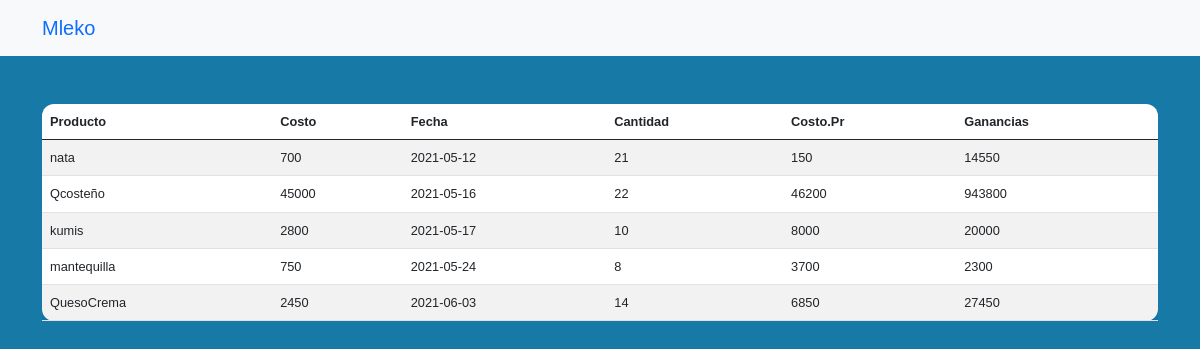
The page /T_ganacias.php on the database its author committed.
### tables this page shows
CREATE TABLE `cosproducto` (
  `id` int(200) NOT NULL,
  `Nombre` varchar(20) NOT NULL,
  `Costo` int(200) NOT NULL,
  `Fecha` date NOT NULL DEFAULT current_timestamp(),
  `Cantidad` int(200) NOT NULL,
  `costoPr` int(200) NOT NULL,
  `ganancia` int(200) NOT NULL
);

### T_ganacias.php (the view, shortened to what this page needs)
<!DOCTYPE html>
<html lang="es">
<head>
    <link href="https://cdn.jsdelivr.net/npm/bootstrap@5.0.1/dist/css/bootstrap.min.css" rel="stylesheet">
</head>
<body>
<nav class="navbar navbar-expand-lg navbar-blue bg-light">
        <div class="container">
            <a class="navbar-brand" href="inicio.php">Mleko</a>
        </div>
        </nav>
        <br>
<div class="container">
    <table class="table table-striped table-hover">
    <thead>
    <tr>
      <th scope="col">Producto</th>
      <th scope="col">Costo</th>
      <th scope="col">Fecha</th>
      <th scope="col">Cantidad</th>
      <th scope="col">Costo.Pr</th>
      <th scope="col">Ganancias</th>
    </tr>
  </thead>
  <tbody>
  <?php
     try {
        $link=mysqli_connect("localhost","root","")or die("F no se conecto");
		mysqli_select_db($link,"quiz");
        $miconsulta=mysqli_query($link,"SELECT * FROM cosproducto");
		while ($fila=mysqli_fetch_array($miconsulta))
		 {
            echo "</td><td>".$fila['Nombre']."</td><td>".$fila['Costo']."</td><td>".$fila['Fecha']."</td><td>".$fila['Cantidad']."</td><td>".$fila['costoPr']."</td><td>".$fila['ganancia']."</tr></td>";
		}
    } catch (\Throwable $th) {
        echo($th);
    }
  ?>
  </tbody>
    </table>
    </div>
</body>
</html>

### T_ganacias.php (style rules this page uses)
body { font-family: Arial; background-color: #1779A6; box-sizing: border-box; }
table { background-color: white; border-radius: 12px; color: #999; font-size: 0.8em; padding: 20px; margin: 0 auto; width: 300px; }

### rows shown on the page
cosproducto: Nombre "nata", Costo "700", Fecha "2021-05-12", Cantidad "21", costoPr "150", ganancia "14550"
cosproducto: Nombre "Qcosteño", Costo "45000", Fecha "2021-05-16", Cantidad "22", costoPr "46200", ganancia "943800"
cosproducto: Nombre "kumis", Costo "2800", Fecha "2021-05-17", Cantidad "10", costoPr "8000", ganancia "20000"
cosproducto: Nombre "mantequilla", Costo "750", Fecha "2021-05-24", Cantidad "8", costoPr "3700", ganancia "2300"
cosproducto: Nombre "QuesoCrema", Costo "2450", Fecha "2021-06-03", Cantidad "14", costoPr "6850", ganancia "27450"
